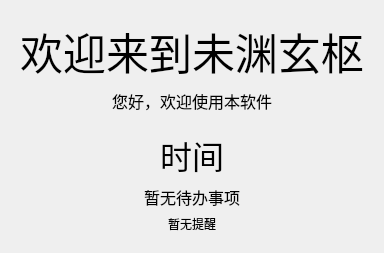
    <widget class="QWidget" name="pageHome">
     <property name="sizePolicy">
      <sizepolicy hsizetype="Expanding" vsizetype="Preferred">
       <horstretch>0</horstretch>
       <verstretch>0</verstretch>
      </sizepolicy>
     </property>
     <property name="font">
      <font>
       <pointsize>12</pointsize>
      </font>
     </property>
     <layout class="QVBoxLayout" name="verticalLayout_5">
      <item>
       <layout class="QVBoxLayout" name="pageHomeLayout">
        <property name="spacing">
         <number>0</number>
        </property>
        <item>
         <widget class="QWidget" name="weatherHomeWidget" native="true">
          <property name="maximumSize">
           <size>
            <width>16777215</width>
            <height>130</height>
           </size>
          </property>
          <widget class="QLabel" name="weatherTextLabel">
           <property name="geometry">
            <rect>
             <x>560</x>
             <y>20</y>
             <width>111</width>
             <height>101</height>
            </rect>
           </property>
           <property name="font">
            <font>
             <pointsize>20</pointsize>
            </font>
           </property>
           <property name="text">
            <string/>
           </property>
          </widget>
          <widget class="QLabel" name="updateTimeLabel">
           <property name="geometry">
            <rect>
             <x>440</x>
             <y>10</y>
             <width>181</width>
             <height>31</height>
            </rect>
           </property>
           <property name="font">
            <font>
             <pointsize>9</pointsize>
            </font>
           </property>
           <property name="text">
            <string/>
           </property>
          </widget>
          <widget class="QWidget" name="layout23Widgetp">
           <property name="geometry">
            <rect>
             <x>180</x>
             <y>40</y>
             <width>161</width>
             <height>71</height>
            </rect>
           </property>
           <layout class="QVBoxLayout" name="verticalLayout_2">
            <item>
             <layout class="QHBoxLayout" name="horizontalLayout_2">
              <item>
               <widget class="QLabel" name="feelsLikeLabel">
                <property name="text">
                 <string/>
                </property>
               </widget>
              </item>
             </layout>
            </item>
            <item>
             <layout class="QHBoxLayout" name="horizontalLayout">
              <item>
               <widget class="QLabel" name="humidityLabel">
                <property name="font">
                 <font>
                  <pointsize>12</pointsize>
                 </font>
                </property>
                <property name="text">
                 <string/>
                </property>
               </widget>
              </item>
             </layout>
            </item>
           </layout>
          </widget>
          <widget class="QLabel" name="currentTempLabel">
           <property name="geometry">
            <rect>
             <x>30</x>
             <y>40</y>
             <width>101</width>
             <height>81</height>
            </rect>
           </property>
           <property name="font">
            <font>
             <pointsize>22</pointsize>
            </font>
           </property>
           <property name="text">
            <string/>
           </property>
          </widget>
          <widget class="QLabel" name="weatherIconLabel">
           <property name="geometry">
            <rect>
             <x>630</x>
             <y>0</y>
             <width>131</width>
             <height>121</height>
            </rect>
           </property>
           <property name="font">
            <font>
             <pointsize>12</pointsize>
            </font>
           </property>
           <property name="text">
            <string/>
           </property>
          </widget>
          <widget class="QLabel" name="windLabel">
           <property name="geometry">
            <rect>
             <x>360</x>
             <y>40</y>
             <width>181</width>
             <height>79</height>
            </rect>
           </property>
           <property name="font">
            <font>
             <pointsize>20</pointsize>
            </font>
           </property>
           <property name="text">
            <string/>
           </property>
          </widget>
          <widget class="QLabel" name="todayWeatherLabel">
           <property name="geometry">
            <rect>
             <x>20</x>
             <y>0</y>
             <width>131</width>
             <height>41</height>
            </rect>
           </property>
           <property name="font">
            <font>
             <pointsize>12</pointsize>
            </font>
           </property>
           <property name="text">
            <string/>
           </property>
          </widget>
         </widget>
        </item>
        <item>
         <widget class="QWidget" name="mainWidget" native="true">
          <property name="maximumSize">
           <size>
            <width>16777215</width>
            <height>180</height>
           </size>
          </property>
          <layout class="QVBoxLayout" name="verticalLayout_10">
           <item>
            <widget class="QLabel" name="label">
             <property name="font">
              <font>
               <pointsize>32</pointsize>
              </font>
             </property>
             <property name="text">
              <string>欢迎来到未渊玄枢</string>
             </property>
             <property name="alignment">
              <set>Qt::AlignmentFlag::AlignCenter</set>
             </property>
            </widget>
           </item>
           <item>
            <widget class="QLabel" name="sayingLabel">
             <property name="font">
              <font>
               <pointsize>12</pointsize>
              </font>
             </property>
             <property name="text">
              <string>您好，欢迎使用本软件</string>
             </property>
             <property name="alignment">
              <set>Qt::AlignmentFlag::AlignCenter</set>
             </property>
            </widget>
           </item>
          </layout>
         </widget>
        </item>
        <item>
         <widget class="QWidget" name="timeWidget" native="true">
          <layout class="QVBoxLayout" name="verticalLayout_9">
           <item>
            <widget class="QLabel" name="timeLabel">
             <property name="font">
              <font>
               <pointsize>24</pointsize>
              </font>
             </property>
             <property name="text">
              <string>时间</string>
             </property>
             <property name="alignment">
              <set>Qt::AlignmentFlag::AlignCenter</set>
             </property>
            </widget>
           </item>
           <item>
            <widget class="QLabel" name="dayHomeLabel">
             <property name="font">
              <font>
               <pointsize>12</pointsize>
              </font>
             </property>
             <property name="text">
              <string>暂无待办事项</string>
             </property>
             <property name="alignment">
              <set>Qt::AlignmentFlag::AlignCenter</set>
             </property>
            </widget>
           </item>
           <item>
            <widget class="QLabel" name="tipLabel">
             <property name="font">
              <font>
               <pointsize>9</pointsize>
              </font>
             </property>
             <property name="styleSheet">
              <string notr="true"/>
             </property>
             <property name="text">
              <string>暂无提醒</string>
             </property>
             <property name="alignment">
              <set>Qt::AlignmentFlag::AlignCenter</set>
             </property>
            </widget>
           </item>
          </layout>
         </widget>
        </item>
       </layout>
      </item>
     </layout>
    </widget>
